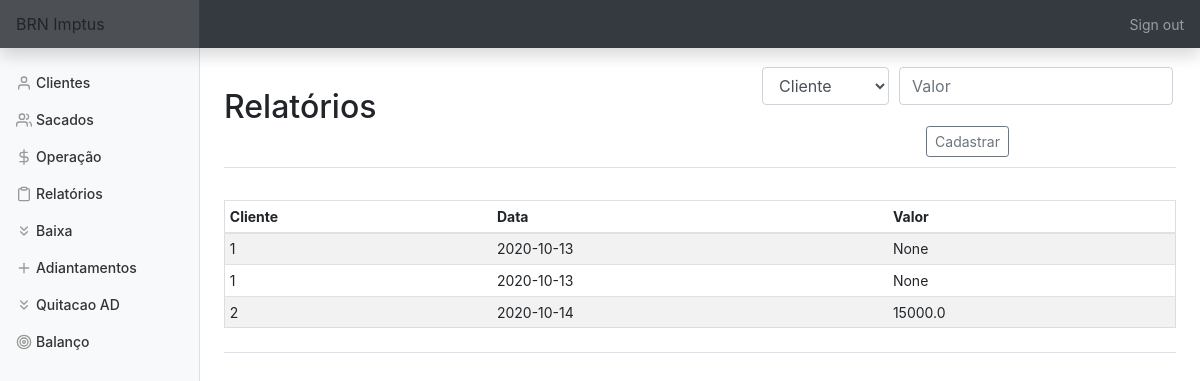
The app's page /adiantamentos (signed in), older data.
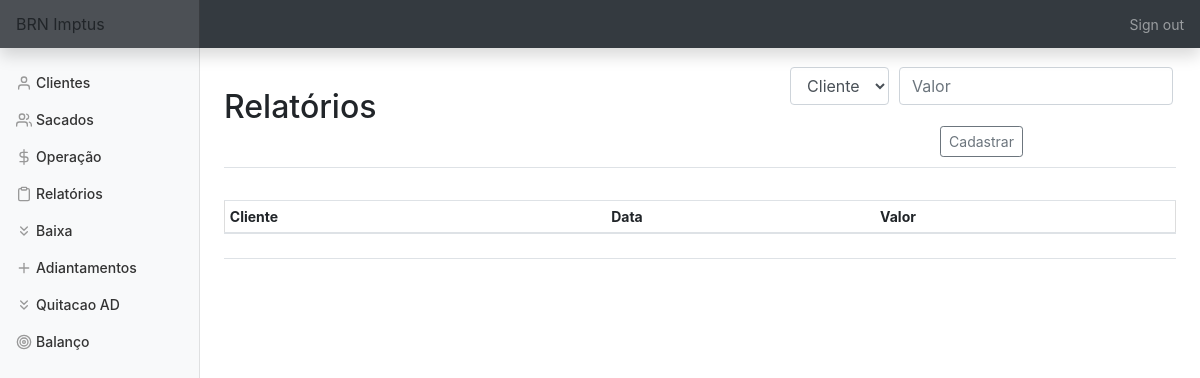
The same page, newer data.
### tables this page shows
CREATE TABLE adiantamentos (cliente_id INTEGER, data DATE, valor FLOAT, FOREIGN KEY (cliente_id) REFERENCES clientes(id));

### app.py (the view, shortened to what this page needs)
@app.route('/adiantamentos', methods=['GET', 'POST'])
@login_required
def adiantamentos():
    con = sqlite3.connect('brn.db')
    con.row_factory = sqlite3.Row
    cur = con.cursor()
    cliente = cur.execute('SELECT nome FROM clientes')
    cliente = cur.fetchall()
    ad = cur.execute('SELECT * FROM adiantamentos')
    ad = cur.fetchall()
    if request.method == "GET":
        return render_template('adiantamentos.html', cliente=cliente, adiantamento=ad)

### app.py (called while the page is built)
@app.after_request
def after_request(response):
    response.headers["Cache-Control"] = "no-cache, no-store, must-revalidate"
    response.headers["Expires"] = 0
    response.headers["Pragma"] = "no-cache"
    return response

### helper.py (called while the page is built)
def login_required(f):
    @wraps(f)
    def decorated_function(*args, **kwargs):
        if session.get("user_id") is None:
            return redirect("/login")
        return f(*args, **kwargs)
    return decorated_function

### templates/adiantamentos.html (shortened to what this page needs)
{% extends "layout.html" %}
{% block main %}
    <div class='d-flex justify-content-between flex-warp flex-md-nowrap align-items-center pt-3 pb-2 mb-3 border-bottom'>
        <h1 class='h2'>Relatórios</h1>
            <form action='adiantamentos' method='POST'>
                <div class='form-group'>
                        <select class="form-control" name="cliente">
                            <option disabled selected value>Cliente</option>
                        </select>
                        <input name='valor' autofocus class='form-control' placeholder='Valor' type='number' step='0.01' data-mask='000.000,00'>
                </div>
                <button type='submit' class='btn btn-sm btn-outline-secondary'>Cadastrar</button>
            </form>
    </div>
    <div class='d-flex justify-content-between flex-warp flex-md-nowrap align-items-center pt-3 pb-2 mb-3 border-bottom'>
        <div class='table-responsive'>
            <table class='table table-striped table-sm'>
                <thead>
                    <tr>
                        <th>Cliente</th>
                        <th>Data</th>
                        <th>Valor</th>
                    </tr>
                </thead>
                <tbody>
                    {% for row in adiantamento %}
                        <tr>
                            <td>{{ row['cliente_id'] }}</td>
                            <td>{{ row['data'] }}</td>
                            <td>{{ row['valor'] }}</td>
                        </tr>
                    {% endfor %}
                </tbody>
            </table>
        </div>
    </div>
{% endblock %}

Row changes from the older to the newer data that the page shows:
removed adiantamentos: cliente_id "1", data "2020-10-13", valor "None"
removed adiantamentos: cliente_id "1", data "2020-10-13", valor "None"
removed adiantamentos: cliente_id "2", data "2020-10-14", valor "15000.0"
